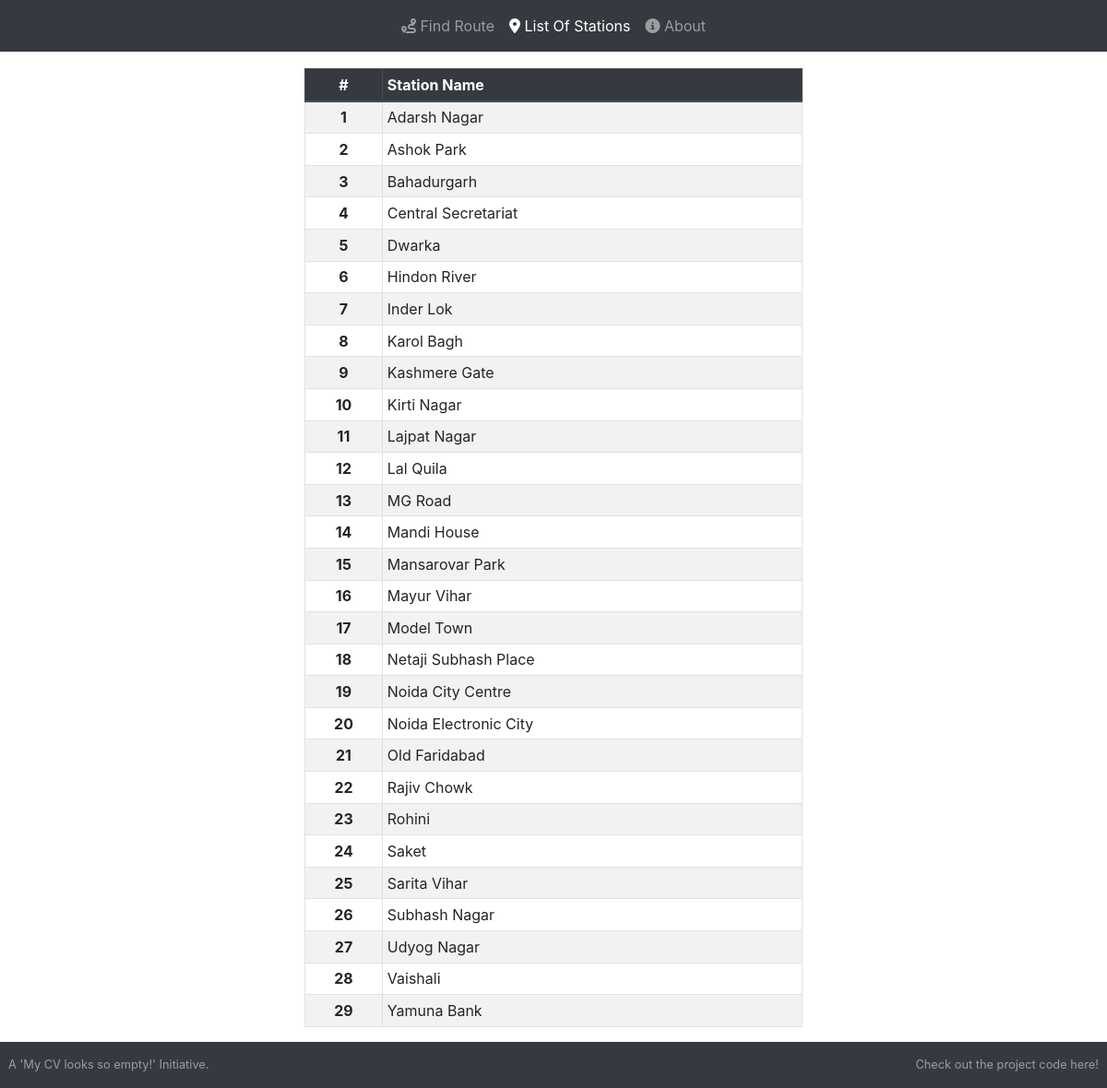
Page /listofstations/ on the earlier database version.
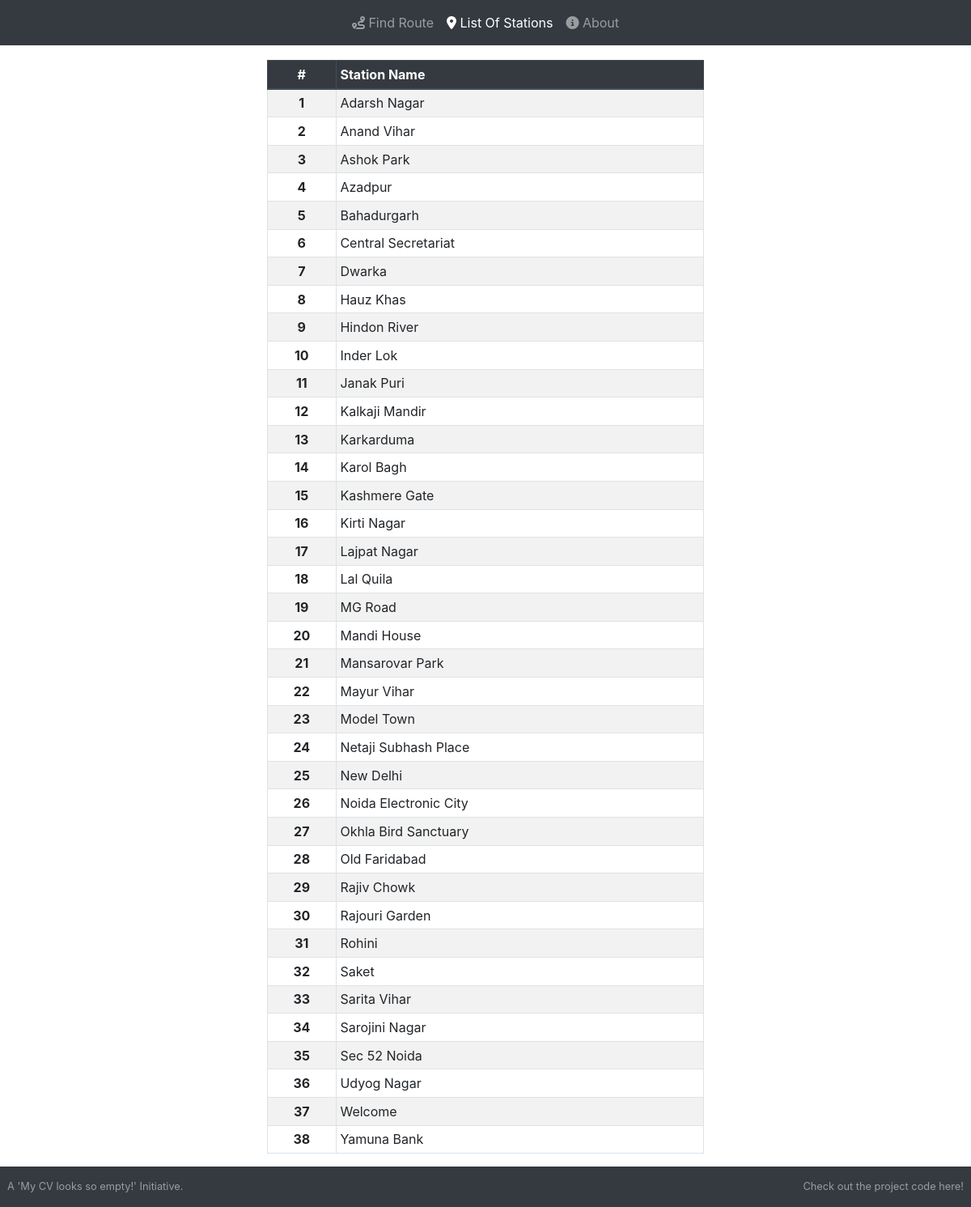
Same page on the later database version.
### network/models.py (models this page shows)
class Station(models.Model):
    station_name    = models.CharField(max_length=100, blank=False)
    def __str__(self):
        return self.station_name

### network/views.py (the view)
# urls.py: path('listofstations/', listOfStations_view),
def listOfStations_view(request):
    listOfStations = Station.objects.all().order_by('station_name')
    context = {
        "page_title": 'List Of Stations',
        "home_isActive": '',
        "listOfStations_isActive": 'active',
        "about_isActive": '',
        "listOfStations": listOfStations,
    }
    return render(request, '../templates/listofstations.html', context)

### templates/listofstations.html
{% extends 'base.html' %}
{% load static %}
{% block content %}
    <div class="container">
        <div class="row justify-content-center">
            <div class="col-12 col-sm-6">
                <table class="table table-striped table-sm table-bordered">
                    <thead class="thead-dark">
                        <tr>
                            <th scope="col" style="text-align: center;"> # </th>
                            <th> Station Name </th>
                        </tr>
                    </thead>
                    <tbody>
                        {% for station in listOfStations %}
                            <tr>
                                <th scope="row" style="text-align: center;"> {{ forloop.counter }} </th>
                                <td> {{ station }} </td>
                            </tr>
                        {% endfor %}
                    </tbody>
                </table>
            </div>
        </div>
    </div>
{% endblock %}

### templates/base.html (shortened to what this page needs)
{% load static %}
<!DOCTYPE html>
<html lang="en">
    <head>
        <link rel="stylesheet" href="https://stackpath.bootstrapcdn.com/bootstrap/4.5.0/css/bootstrap.min.css">
        <link rel="stylesheet" type="text/css" href="{% static 'css/styles.css' %}">
    </head>
    <body>
        <div class="container">
            <nav class="navbar navbar-expand-sm navbar-dark bg-dark fixed-top">
                <div class="collapse navbar-collapse justify-content-center" style="text-align: center;" id="Navbar">
                    <ul class="navbar-nav">
                        <li class="nav-item {{ home_isActive }}"> <a class="nav-link" href="/"> <span class="fas fa-route"> </span> Find Route </a> </li>
                        <li class="nav-item {{ listOfStations_isActive }}"> <a class="nav-link" href="/listofstations"> <span class="fas fa-map-marker-alt"> </span> List Of Stations </a> </li>
                        <li class="nav-item {{ about_isActive }}"> <a class="nav-link" href="/about"> <span class="fas fa-info-circle"> </span> About </a> </li>
                    </ul>
                </div>
            </nav>
        </div>
        <br>
        {% block content %}
        {% endblock %}
        <footer class="footer fixed-bottom bg-dark">
            <div class="row">
                <small class="col-12 col-sm-6 px-sm-4 d-none d-sm-block"> A 'My CV looks so empty!' Initiative. </small>
                <small class="col-12 col-sm-6 px-4" style="text-align: right;"> Check out the project code here! </small>
            </div>
        </footer>
    </body>
</html>

### templates/static/css/styles.css (style rules this page uses)
body { padding-top: 50px; margin-bottom: 50px; }
.footer { line-height: 50px; color: rgba(255, 255, 255, .5); }

Differences in the rows shown:
changed Station: station_name "Vaishali" → "Anand Vihar"; moves up the list
added Station: station_name "Azadpur"
added Station: station_name "Hauz Khas"
changed Station: station_name "Subhash Nagar" → "Janak Puri"; moves up the list
added Station: station_name "Kalkaji Mandir"
added Station: station_name "Karkarduma"
added Station: station_name "New Delhi"
shown differently, row unchanged: Station "Noida Electronic City": moves down the list
changed Station: station_name "Noida City Centre" → "Okhla Bird Sanctuary"
added Station: station_name "Rajouri Garden"
added Station: station_name "Sarojini Nagar"
added Station: station_name "Sec 52 Noida"
added Station: station_name "Welcome"
